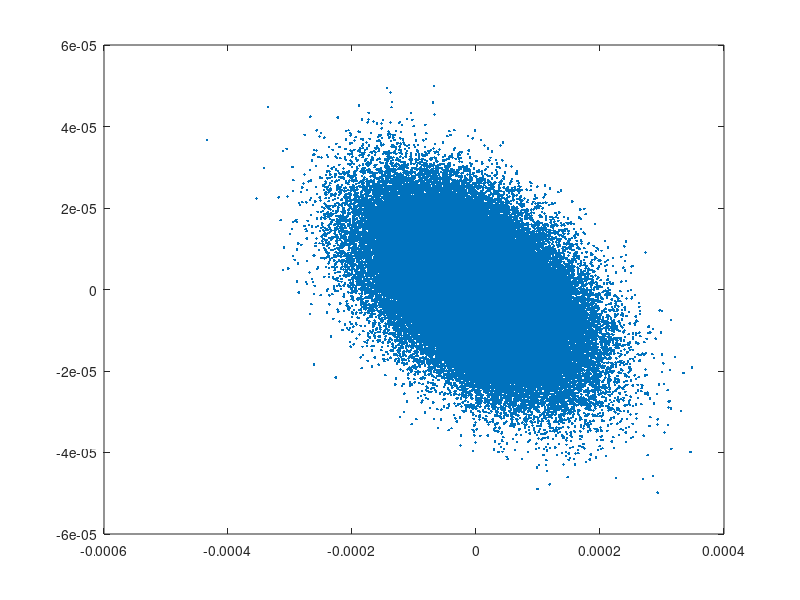
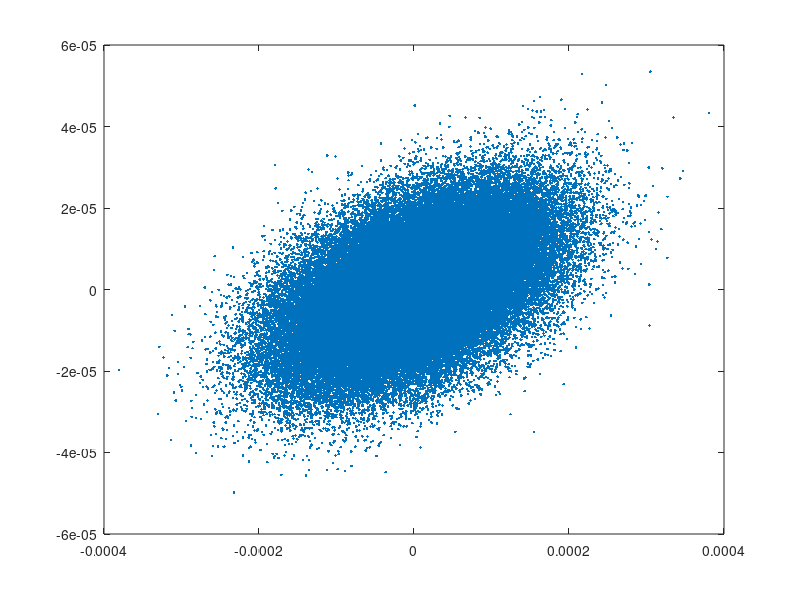

Write the MATLAB code that produced these figures, in order.
clear all
clc

%%
Np=1e5;
gam0 = 100/0.511;

alphax= 1;
betax = 10;
ex   = 0.2e-6/gam0;

alphay= -1;
betay = 10;
ey   = 0.2e-6/gam0;
%%
sig1  = sqrt(ex*betax/(1+alphax^2));
sig2  = sqrt(ex/betax);
sig12 = alphax/(1+alphax^2);

sig3  = sqrt(ey*betay/(1+alphay^2));
sig4  = sqrt(ey/betay);
sig34 = alphay/(1+alphay^2);

U=rand(Np,6);
zeta=sqrt(2)*erfinv(2*U-1);

zeta1 = zeta(:,1);
zeta2 = zeta(:,2);
zeta3 = zeta(:,3);
zeta4 = zeta(:,4);
zeta5 = zeta(:,5);
zeta6 = zeta(:,6);

fac = sqrt(1-sig12^2);
x = sig1*zeta1/fac;
xp= sig2*(-sig12/fac*zeta1 + zeta2);

y = sig3*zeta3/fac;
yp= sig4*(-sig34/fac*zeta3 + zeta4);

%%
figure
plot(x,xp,'.')

figure
plot(y,yp,'.')

